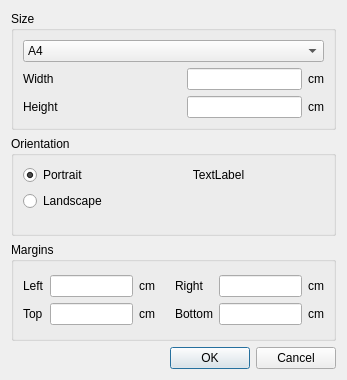
<?xml version="1.0" encoding="UTF-8"?>
<ui version="4.0">
 <class>PageSettingDlg</class>
 <widget class="QDialog" name="PageSettingDlg">
  <property name="geometry">
   <rect>
    <x>0</x>
    <y>0</y>
    <width>347</width>
    <height>380</height>
   </rect>
  </property>
  <property name="sizePolicy">
   <sizepolicy hsizetype="Preferred" vsizetype="Preferred">
    <horstretch>0</horstretch>
    <verstretch>0</verstretch>
   </sizepolicy>
  </property>
  <property name="minimumSize">
   <size>
    <width>347</width>
    <height>380</height>
   </size>
  </property>
  <property name="maximumSize">
   <size>
    <width>347</width>
    <height>380</height>
   </size>
  </property>
  <property name="windowTitle">
   <string>Page settings</string>
  </property>
  <property name="windowIcon">
   <iconset resource="images.qrc">
    <normaloff>:/new/prefix1/images/pageSetting.png</normaloff>:/new/prefix1/images/pageSetting.png</iconset>
  </property>
  <layout class="QVBoxLayout" name="verticalLayout_4">
   <item>
    <widget class="QGroupBox" name="groupBox_3">
     <property name="title">
      <string>Size</string>
     </property>
     <layout class="QVBoxLayout" name="verticalLayout_3">
      <item>
       <layout class="QGridLayout" name="gridLayout_2">
        <item row="0" column="0" colspan="4">
         <widget class="QComboBox" name="comboBox">
          <item>
           <property name="text">
            <string>A4</string>
           </property>
          </item>
         </widget>
        </item>
        <item row="1" column="0">
         <widget class="QLabel" name="label_10">
          <property name="text">
           <string>Width</string>
          </property>
         </widget>
        </item>
        <item row="1" column="2">
         <widget class="QLineEdit" name="edtWidth"/>
        </item>
        <item row="1" column="3">
         <widget class="QLabel" name="label_12">
          <property name="text">
           <string>cm</string>
          </property>
         </widget>
        </item>
        <item row="2" column="0">
         <widget class="QLabel" name="label_11">
          <property name="text">
           <string>Height</string>
          </property>
         </widget>
        </item>
        <item row="2" column="2">
         <widget class="QLineEdit" name="edtHeight"/>
        </item>
        <item row="2" column="3">
         <widget class="QLabel" name="label_13">
          <property name="text">
           <string>cm</string>
          </property>
         </widget>
        </item>
        <item row="1" column="1">
         <spacer name="horizontalSpacer_3">
          <property name="orientation">
           <enum>Qt::Horizontal</enum>
          </property>
          <property name="sizeHint" stdset="0">
           <size>
            <width>40</width>
            <height>20</height>
           </size>
          </property>
         </spacer>
        </item>
       </layout>
      </item>
     </layout>
    </widget>
   </item>
   <item>
    <widget class="QGroupBox" name="groupBox_2">
     <property name="title">
      <string>Orientation</string>
     </property>
     <layout class="QVBoxLayout" name="verticalLayout_2">
      <item>
       <layout class="QFormLayout" name="formLayout">
        <item row="0" column="0">
         <widget class="QRadioButton" name="rPortrait">
          <property name="text">
           <string>Portrait</string>
          </property>
          <property name="checked">
           <bool>true</bool>
          </property>
         </widget>
        </item>
        <item row="1" column="0">
         <widget class="QRadioButton" name="rLandscape">
          <property name="text">
           <string>Landscape</string>
          </property>
         </widget>
        </item>
        <item row="0" column="1">
         <widget class="QLabel" name="lblOrientation">
          <property name="text">
           <string notr="true">TextLabel</string>
          </property>
          <property name="alignment">
           <set>Qt::AlignCenter</set>
          </property>
         </widget>
        </item>
       </layout>
      </item>
     </layout>
    </widget>
   </item>
   <item>
    <widget class="QGroupBox" name="groupBox">
     <property name="title">
      <string>Margins</string>
     </property>
     <layout class="QVBoxLayout" name="verticalLayout">
      <item>
       <layout class="QGridLayout" name="gridLayout">
        <item row="0" column="0">
         <widget class="QLabel" name="label_5">
          <property name="text">
           <string>Left</string>
          </property>
         </widget>
        </item>
        <item row="0" column="1">
         <widget class="QLineEdit" name="edtLeft"/>
        </item>
        <item row="0" column="2">
         <widget class="QLabel" name="label">
          <property name="text">
           <string>cm</string>
          </property>
         </widget>
        </item>
        <item row="0" column="4">
         <widget class="QLabel" name="label_7">
          <property name="text">
           <string>Right</string>
          </property>
         </widget>
        </item>
        <item row="0" column="5">
         <widget class="QLineEdit" name="edtRight"/>
        </item>
        <item row="0" column="6">
         <widget class="QLabel" name="label_3">
          <property name="text">
           <string>cm</string>
          </property>
         </widget>
        </item>
        <item row="1" column="0">
         <widget class="QLabel" name="label_6">
          <property name="text">
           <string>Top</string>
          </property>
         </widget>
        </item>
        <item row="1" column="1">
         <widget class="QLineEdit" name="edtTop"/>
        </item>
        <item row="1" column="2">
         <widget class="QLabel" name="label_2">
          <property name="text">
           <string>cm</string>
          </property>
         </widget>
        </item>
        <item row="1" column="4">
         <widget class="QLabel" name="label_8">
          <property name="text">
           <string>Bottom</string>
          </property>
         </widget>
        </item>
        <item row="1" column="5">
         <widget class="QLineEdit" name="edtBottom"/>
        </item>
        <item row="1" column="6">
         <widget class="QLabel" name="label_4">
          <property name="text">
           <string>cm</string>
          </property>
         </widget>
        </item>
        <item row="0" column="3">
         <spacer name="horizontalSpacer_2">
          <property name="orientation">
           <enum>Qt::Horizontal</enum>
          </property>
          <property name="sizeHint" stdset="0">
           <size>
            <width>40</width>
            <height>20</height>
           </size>
          </property>
         </spacer>
        </item>
       </layout>
      </item>
     </layout>
    </widget>
   </item>
   <item>
    <layout class="QHBoxLayout" name="horizontalLayout">
     <item>
      <spacer name="horizontalSpacer">
       <property name="orientation">
        <enum>Qt::Horizontal</enum>
       </property>
       <property name="sizeHint" stdset="0">
        <size>
         <width>40</width>
         <height>20</height>
        </size>
       </property>
      </spacer>
     </item>
     <item>
      <widget class="QPushButton" name="btnOK">
       <property name="text">
        <string>OK</string>
       </property>
      </widget>
     </item>
     <item>
      <widget class="QPushButton" name="btnCancel">
       <property name="text">
        <string>Cancel</string>
       </property>
      </widget>
     </item>
    </layout>
   </item>
  </layout>
 </widget>
 <resources>
  <include location="images.qrc"/>
 </resources>
 <connections>
  <connection>
   <sender>btnOK</sender>
   <signal>clicked()</signal>
   <receiver>PageSettingDlg</receiver>
   <slot>accept()</slot>
   <hints>
    <hint type="sourcelabel">
     <x>388</x>
     <y>373</y>
    </hint>
    <hint type="destinationlabel">
     <x>266</x>
     <y>202</y>
    </hint>
   </hints>
  </connection>
  <connection>
   <sender>btnCancel</sender>
   <signal>clicked()</signal>
   <receiver>PageSettingDlg</receiver>
   <slot>reject()</slot>
   <hints>
    <hint type="sourcelabel">
     <x>471</x>
     <y>373</y>
    </hint>
    <hint type="destinationlabel">
     <x>266</x>
     <y>202</y>
    </hint>
   </hints>
  </connection>
 </connections>
</ui>
